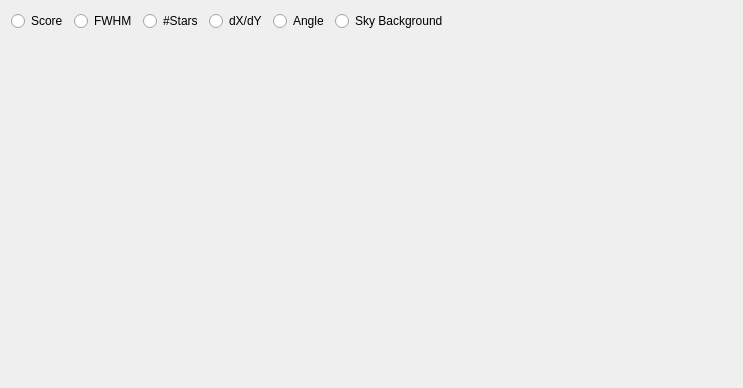
<?xml version="1.0" encoding="UTF-8"?>
<ui version="4.0">
 <class>DSS::ChartTab</class>
 <widget class="QWidget" name="DSS::ChartTab">
  <property name="geometry">
   <rect>
    <x>0</x>
    <y>0</y>
    <width>743</width>
    <height>388</height>
   </rect>
  </property>
  <property name="windowTitle">
   <string>Form</string>
  </property>
  <layout class="QVBoxLayout" name="verticalLayout">
   <item>
    <layout class="QHBoxLayout" name="horizontalLayout">
     <property name="sizeConstraint">
      <enum>QLayout::SetDefaultConstraint</enum>
     </property>
     <item>
      <widget class="QRadioButton" name="radioScore">
       <property name="maximumSize">
        <size>
         <width>16777215</width>
         <height>20</height>
        </size>
       </property>
       <property name="text">
        <string comment="IDC_SCORE">Score</string>
       </property>
       <attribute name="buttonGroup">
        <string notr="true">buttonGroup</string>
       </attribute>
      </widget>
     </item>
     <item>
      <widget class="QRadioButton" name="radioFWHM">
       <property name="maximumSize">
        <size>
         <width>16777215</width>
         <height>16777215</height>
        </size>
       </property>
       <property name="text">
        <string comment="IDC_FWHM">FWHM</string>
       </property>
       <attribute name="buttonGroup">
        <string notr="true">buttonGroup</string>
       </attribute>
      </widget>
     </item>
     <item>
      <widget class="QRadioButton" name="radioStars">
       <property name="maximumSize">
        <size>
         <width>16777215</width>
         <height>16777215</height>
        </size>
       </property>
       <property name="text">
        <string comment="IDC_STARS">#Stars</string>
       </property>
       <attribute name="buttonGroup">
        <string notr="true">buttonGroup</string>
       </attribute>
      </widget>
     </item>
     <item>
      <widget class="QRadioButton" name="radioOffset">
       <property name="maximumSize">
        <size>
         <width>16777215</width>
         <height>16777215</height>
        </size>
       </property>
       <property name="text">
        <string comment="IDC_OFFSET">dX/dY</string>
       </property>
       <attribute name="buttonGroup">
        <string notr="true">buttonGroup</string>
       </attribute>
      </widget>
     </item>
     <item>
      <widget class="QRadioButton" name="radioAngle">
       <property name="maximumSize">
        <size>
         <width>16777215</width>
         <height>16777215</height>
        </size>
       </property>
       <property name="text">
        <string comment="IDC_ANGLE">Angle</string>
       </property>
       <attribute name="buttonGroup">
        <string notr="true">buttonGroup</string>
       </attribute>
      </widget>
     </item>
     <item>
      <widget class="QRadioButton" name="radioBackground">
       <property name="maximumSize">
        <size>
         <width>16777215</width>
         <height>16777215</height>
        </size>
       </property>
       <property name="text">
        <string comment="IDC_SKYBACKGROUND">Sky Background</string>
       </property>
       <attribute name="buttonGroup">
        <string notr="true">buttonGroup</string>
       </attribute>
      </widget>
     </item>
     <item>
      <spacer name="horizontalSpacer">
       <property name="orientation">
        <enum>Qt::Horizontal</enum>
       </property>
       <property name="sizeType">
        <enum>QSizePolicy::Expanding</enum>
       </property>
       <property name="sizeHint" stdset="0">
        <size>
         <width>40</width>
         <height>20</height>
        </size>
       </property>
      </spacer>
     </item>
    </layout>
   </item>
   <item>
    <widget class="QChartView" name="chartView" native="true">
     <property name="sizePolicy">
      <sizepolicy hsizetype="Preferred" vsizetype="Expanding">
       <horstretch>0</horstretch>
       <verstretch>0</verstretch>
      </sizepolicy>
     </property>
    </widget>
   </item>
  </layout>
 </widget>
 <customwidgets>
  <customwidget>
   <class>QChartView</class>
   <extends>QWidget</extends>
   <header location="global">QChartView</header>
   <container>1</container>
  </customwidget>
 </customwidgets>
 <resources/>
 <connections/>
 <buttongroups>
  <buttongroup name="buttonGroup"/>
 </buttongroups>
</ui>
